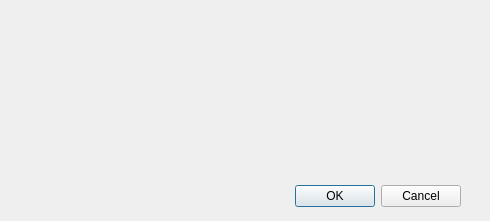
<?xml version="1.0" encoding="UTF-8"?>
<ui version="4.0">
 <class>Dialog</class>
 <widget class="QDialog" name="Dialog">
  <property name="geometry">
   <rect>
    <x>0</x>
    <y>0</y>
    <width>490</width>
    <height>221</height>
   </rect>
  </property>
  <property name="windowTitle">
   <string>Dialog</string>
  </property>
  <widget class="QDialogButtonBox" name="buttonBox">
   <property name="geometry">
    <rect>
     <x>-160</x>
     <y>180</y>
     <width>621</width>
     <height>32</height>
    </rect>
   </property>
   <property name="orientation">
    <enum>Qt::Horizontal</enum>
   </property>
   <property name="standardButtons">
    <set>QDialogButtonBox::Cancel|QDialogButtonBox::Ok</set>
   </property>
  </widget>
 </widget>
 <resources/>
 <connections>
  <connection>
   <sender>buttonBox</sender>
   <signal>accepted()</signal>
   <receiver>Dialog</receiver>
   <slot>accept()</slot>
   <hints>
    <hint type="sourcelabel">
     <x>248</x>
     <y>254</y>
    </hint>
    <hint type="destinationlabel">
     <x>157</x>
     <y>274</y>
    </hint>
   </hints>
  </connection>
  <connection>
   <sender>buttonBox</sender>
   <signal>rejected()</signal>
   <receiver>Dialog</receiver>
   <slot>reject()</slot>
   <hints>
    <hint type="sourcelabel">
     <x>316</x>
     <y>260</y>
    </hint>
    <hint type="destinationlabel">
     <x>286</x>
     <y>274</y>
    </hint>
   </hints>
  </connection>
 </connections>
</ui>
